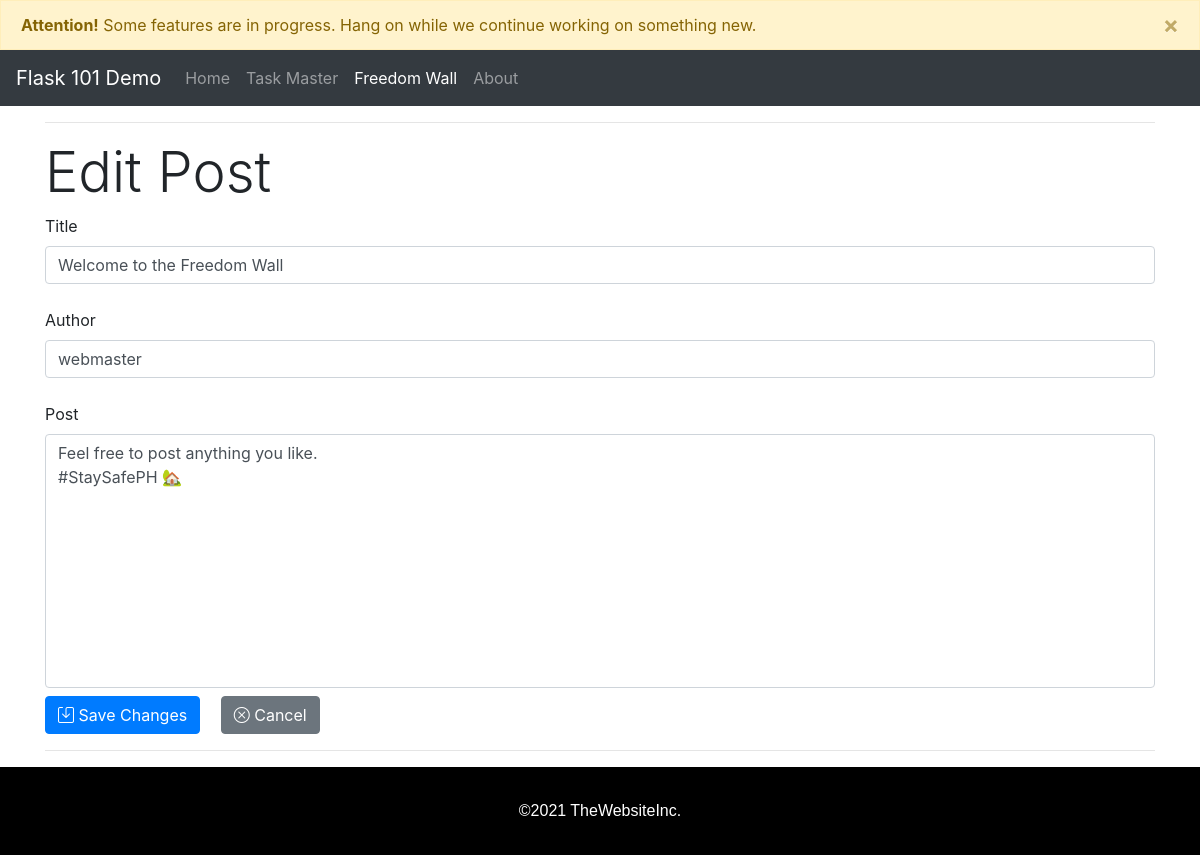
/blog_edit/5, run on the app's committed database.
### app.py (models this page shows, shortened)
class BlogPost(db.Model):
    id = db.Column(db.Integer, primary_key = True)
    title = db.Column(db.String(50), nullable = False)
    content = db.Column(db.Text, nullable=False)
    author = db.Column(db.String(20), nullable=False)
    datePosted = db.Column(db.DateTime, nullable = False , default = datetime.utcnow)
    dateEdited = db.Column(db.String(30), nullable = False, default = datetime.utcnow)

### app.py (the view)
@app.route('/blog_edit/<int:id>', methods= ['GET', 'POST'])
def blog_edit(id):
    post = BlogPost.query.get_or_404(id)
    if request.method == 'POST':
        post.title = request.form['title']
        post.author = request.form['author']
        post.content = request.form['content']
        post.dateEdited = request.form['dateEdited']
        db.session.commit()
        return redirect('/blog_posts')
    else:
        return render_template('blog_edit.html', post=post)

### templates/blog_edit.html (shortened to what this page needs)
{% extends 'base.html' %}  {% block body %}
<div class="container">
  <hr />
  <h2 class="display-4">Edit Post</h2>
  <form action="/blog_edit/{{post.id}}" method="POST" novalidate>
    <label for="title">Title</label>
    <input class="form-control" type="text" name="title" id="title" value="{{post.title}}" autocomplete="off"
      required />
    <br />
    <label for="author">Author</label>
    <input class="form-control" type="text" name="author" id="author" value="{{post.author}}" autocomplete="off"
      required />
    <br />
    <label for="content">Post</label>
    <textarea class="form-control mb-2" style="resize: none" name="content" id="content" cols="30" rows="10"
      value="{{post.content}}">
{{post.content}}</textarea>
    <button type="submit" class="btn btn-primary mr-3">
      <i class="bi bi-save"></i> Save Changes
    </button>
    <a href="/blog_posts" class="btn btn-secondary" role="button"><i class="bi bi-x-circle"></i> Cancel</a>
  </form>
  <hr />
</div>
{% endblock %}

### data on the page
BlogPost: title "Welcome to the Freedom Wall", author "webmaster", content "Feel free to post anything you like. #StaySafePH 🏡"
